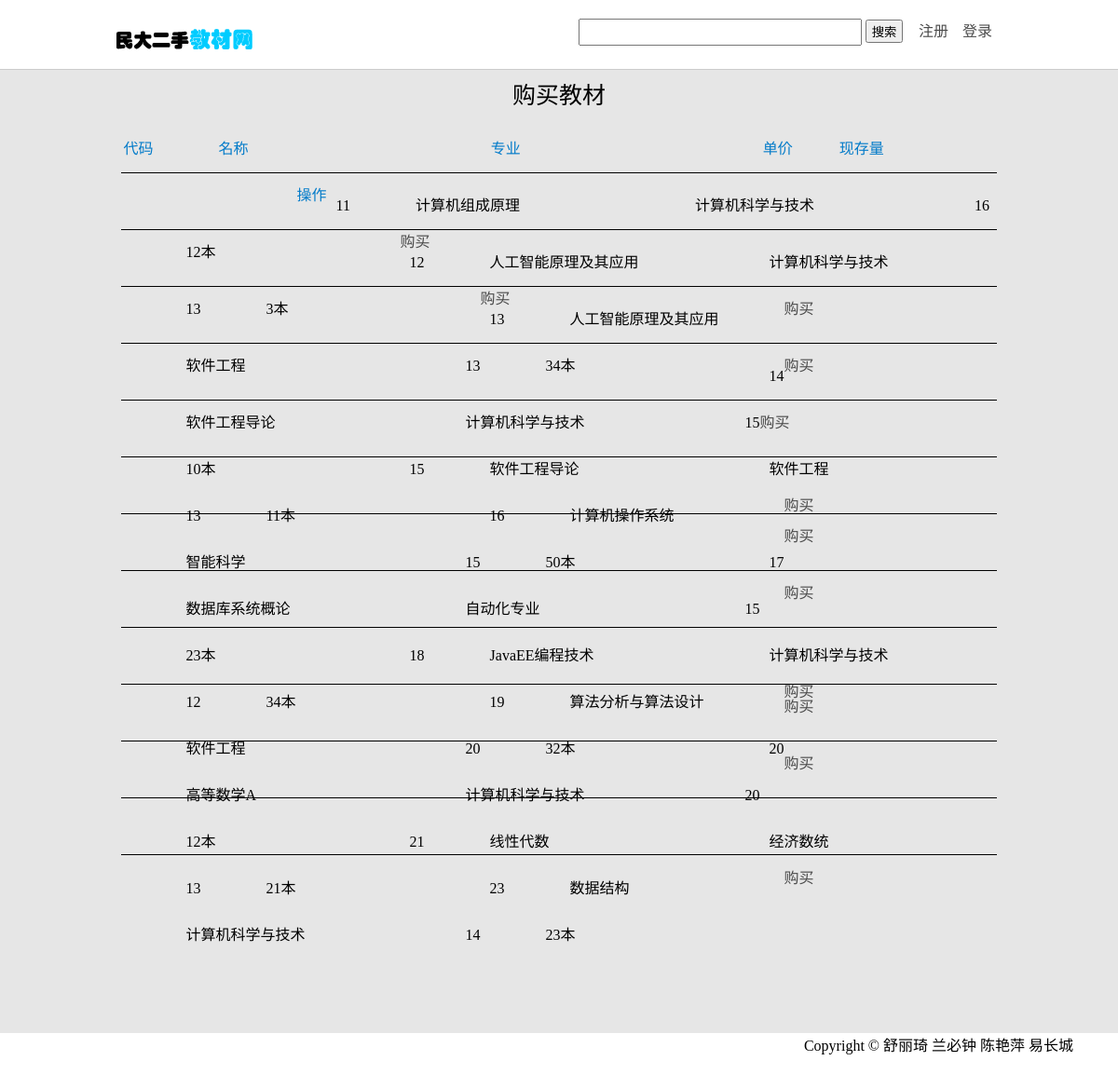
The page / on the database its author committed.
### tables this page shows
CREATE TABLE IF NOT EXISTS `textbook` (
  `textBookNo` int(50) NOT NULL AUTO_INCREMENT,
  `textBookName` varchar(100) NOT NULL COMMENT '教材名字',
  `major` varchar(100) NOT NULL COMMENT '教材专业',
  `unitPrice` int(100) NOT NULL COMMENT '单价',
  `quantitgOnHand` int(100) NOT NULL COMMENT '现存数量',
  PRIMARY KEY (`textBookNo`)
);

### index.php (the view, shortened to what this page needs)
<?php
$websql = "select * from textbook order by 	textBookNo ASC ";
$webresult = mysql_query($websql);
if ($webresult && mysql_num_rows($webresult)) {
	while ($webrow = mysql_fetch_assoc($webresult)) {
		$webdata[]= $webrow;
	}
}
?>
<?php include 'indexHeader.php';?>
	<div class="section section2" id="div">
		<div class="m_title">购买教材</div>
		<div class="grid">
			 <ul>
			 	<li class="ss">
	        		<span class="s1">代码</span>
	        		<span class="s2">名称</span>
	        		<span class="s3">专业</span>
	        		<span class="s4">单价</span>
	        		<span class="s5">现存量</span>
	        		<span class="s6">操作</span>
        	    </li>
        	<?php
	            if (empty($webdata)) {
	            	echo "当前没有教材";
	            }else{
	            	foreach ($webdata as $key => $value) {
            ?>
        	<li>
        		<span class="no1"><?php echo $value['textBookNo'];?></span>
        		<span class="sink"><?php echo $value['textBookName'];?></span>
        		<span  class="sink"><?php echo $value['major'];?></span>
        		<span  class="no"><?php echo $value['unitPrice'];?></span>
        		<span  class="sink"><?php echo $value['quantitgOnHand'];?>本</span>
        		<a href="purchase.php?No=<?php echo $value['textBookNo'];?>">购买</a>
        	</li>
        	<?php
					}
			   }
			?>
        </ul>
		</div>
	</div>
<?php include 'footer.php';?>

### indexHeader.php (shortened to what this page needs)
<!DOCTYPE html>
<html>
<head>
<link rel="stylesheet" type="text/css" href="css/index.css"/>
<link rel="stylesheet" type="text/css" href="images/engine/style.css" media="screen" />
</head>
<body>
<div class="zong">
	<div class="section section1">
		<nav id="menu">
			<a href="index.php"><img src="images/logon.png"></a>
				<ol>
					<li>
						<form id="search" >
						    <input id="button" type="text" />
						    <input id="submit" type="submit" value="搜索"/>
						</form>
					</li>
					<li id ="sigup"><a>注册</a></li>
					<li id="denglu"><a href="#">登录</a></li>
				</ol>
		</nav>
    </div>
	</div>

### footer.php
	<div class="section section3">
	<span class="foter">
			<p>Copyright © 舒丽琦 兰必钟 陈艳萍 易长城</p>
	</span>
</div>
</body>
</html>

### css/index.css (style rules this page uses)
* { margin: 0; padding: 0; }
html { width: 100%; }
body { width: 100%; height: 100%; background: #e6e6e6 !important; font: 16px/1.8 "Microsoft Yahei",verdana; }
.zong { width: 100%; background: rgba(204,204,204,0.1); }
a { text-decoration: none; color: #000; }
li { list-style: none; text-decoration: none; }
.section { position: relative; background:white; }
.section1 { width: 100%; overflow: hidden; background-size:cover; backgrond-attachment:fixed; background-position:center; }
#menu { width: 100%; height: 74px; background: white; position: fixed; z-index:300; border-bottom: 1px solid #ccc; }
#menu img { float: left; margin-top: 12px; margin-left: 10%; }
#menu ol { float: right; margin-right: 10%; }
#menu ol li { margin-right:15px; margin-top: 20px; float: left; cursor:pointer; }
.section2 { width: 100%; background: #e6e6e6; overflow: hidden; }
.m_title { font-size: 25px; text-align: center; color: #000; margin-top: 80px; }
.section3 { width: 100%; margin-top: 80px; padding-bottom: 30px; overflow: hidden; }
.foter { display: block; width: 92%; margin-left: 4%; }
.foter p { float: right; }
a { text-decoration: none; color: #4A4A4A !important; }
.grid { width: 80%; height: auto; margin:10px auto; }
.grid ul li { width: 98%; height: 50px; margin: 10px auto; border-bottom: 1px solid #000; }
.grid ul li span { float: left; margin-left: 70px; text-align: left; line-height: 50px; }
.grid ul li .no1 { float: left; margin-left: 10px; }
.grid ul li .sink { width: 230px; height: 50px; }
.grid ul li .s1 { display: block; float: left ; margin-left: 3px; text-align: left ; }
.grid ul li .s3 { display: block; float: left ; margin-left: 260px; text-align: left ; }
.grid ul li .s4 { display: block; float: left ; margin-left: 260px; text-align: left ; }
.grid ul li .s5 { display: block; float: left ; margin-left: 50px; text-align: left ; }
.grid ul li .s6 { display: block; float: left ; margin-left:189px; text-align: left ; }
.grid ul .ss { color: #037BC9; }
#search { width: 350px; height: 25px; }
#button { width: 300px; height: 25px; }
#submit { width: 40px; height: 25px; }

### rows shown on the page
textbook: textBookNo "11", textBookName "计算机组成原理", major "计算机科学与技术", unitPrice "16", quantitgOnHand "12"
textbook: textBookNo "12", textBookName "人工智能原理及其应用", major "计算机科学与技术", unitPrice "13", quantitgOnHand "3"
textbook: textBookNo "13", textBookName "人工智能原理及其应用", major "软件工程", unitPrice "13", quantitgOnHand "34"
textbook: textBookNo "14", textBookName "软件工程导论", major "计算机科学与技术", unitPrice "15", quantitgOnHand "10"
textbook: textBookNo "15", textBookName "软件工程导论", major "软件工程", unitPrice "13", quantitgOnHand "11"
textbook: textBookNo "16", textBookName "计算机操作系统", major "智能科学", unitPrice "15", quantitgOnHand "50"
textbook: textBookNo "17", textBookName "数据库系统概论", major "自动化专业", unitPrice "15", quantitgOnHand "23"
textbook: textBookNo "18", textBookName "JavaEE编程技术", major "计算机科学与技术", unitPrice "12", quantitgOnHand "34"
textbook: textBookNo "19", textBookName "算法分析与算法设计", major "软件工程", unitPrice "20", quantitgOnHand "32"
textbook: textBookNo "20", textBookName "高等数学A", major "计算机科学与技术", unitPrice "20", quantitgOnHand "12"
textbook: textBookNo "21", textBookName "线性代数", major "经济数统", unitPrice "13", quantitgOnHand "21"
textbook: textBookNo "23", textBookName "数据结构", major "计算机科学与技术", unitPrice "14", quantitgOnHand "23"
